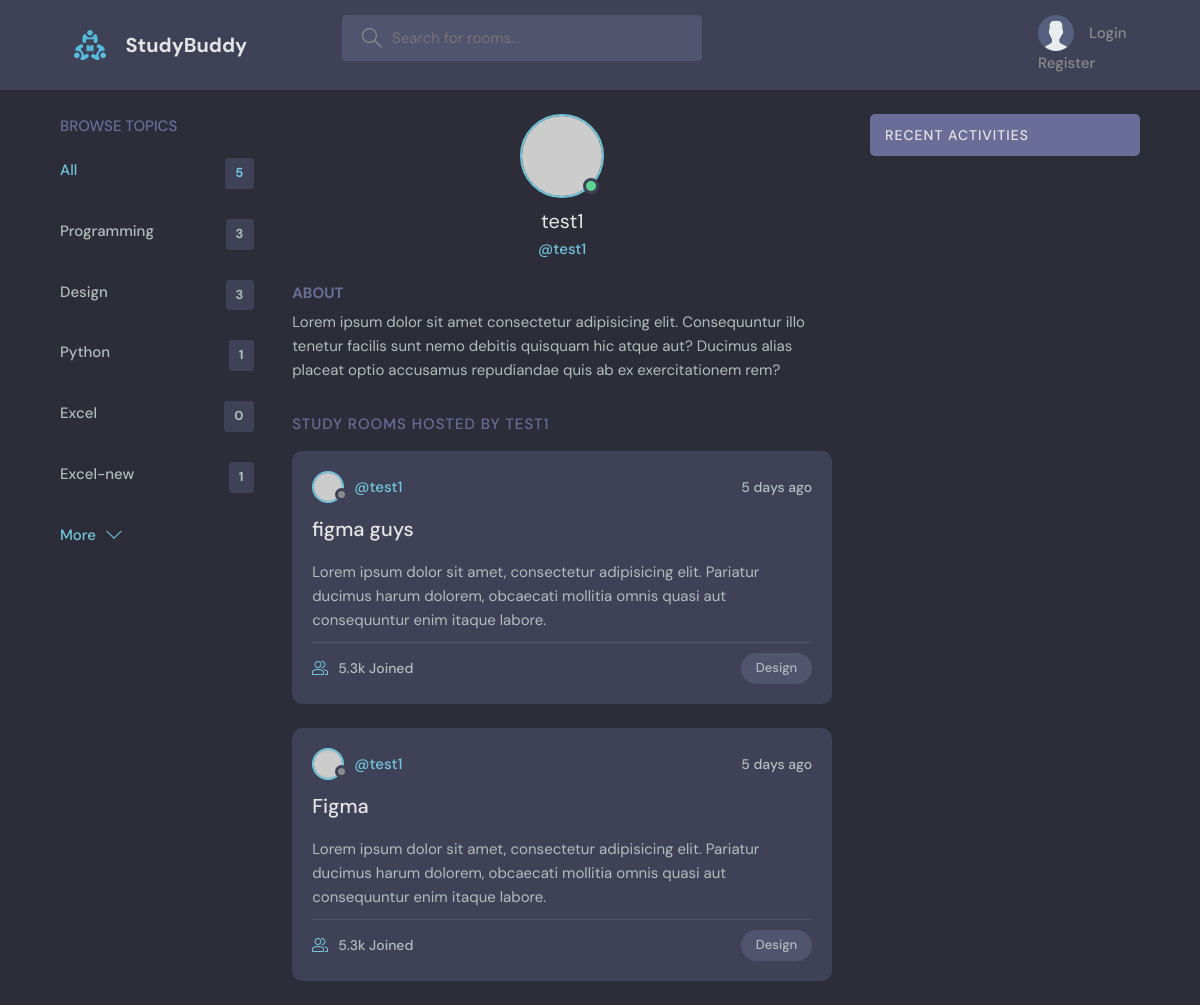
The page /user_page/2/ on the database its author committed.
### polls/models.py (models this page shows, shortened)
class Topic(models.Model):
    name = models.CharField(max_length=200)

class Room(models.Model):
    host = models.ForeignKey(User, on_delete=models.SET_NULL , null=True)
    topic = models.ForeignKey(Topic , on_delete=models.SET_NULL, null=True)
    name = models.CharField(max_length=200)
    participants = models.ManyToManyField(User , related_name='participants' , blank=True)
    description = models.TextField(null=True , blank=True)
    modified_date = models.DateTimeField(auto_now=True)
    created_date = models.DateTimeField(auto_now_add=True)
    class Meta:
        ordering = ['-modified_date' , '-created_date']

### polls/views.py (the view)
# urls.py: path('user_page/<str:pk>/', views.profileView , name = 'user_page'),
def profileView(request , pk):
    user = User.objects.get(id = pk)
    room = user.room_set.all()
    topics = Topic.objects.all()
    room_messages = user.message_set.all().order_by('-created_date')
    context = {'rooms':room,
               'topics':topics,
               'room_messages':room_messages,
               'user':user
               }
    return render(request , 'polls/user_profile.html', context)

### polls/templates/polls/user_profile.html (shortened to what this page needs)
{% extends 'index.html' %}
{% load static %}
{% block content %}
<main class="profile-page layout layout--3">
    <div class="container">
      {% include 'polls/topics_component.html' %}
      <div class="roomList">
        <div class="profile">
          <div class="profile__avatar">
            <div class="avatar avatar--large active">
              <img src="https://randomuser.me/api/portraits/men/11.jpg" />
            </div>
          </div>
          <div class="profile__info">
            <h3>{{user.username}}</h3>
            <p>@{{user.username}}</p>
          </div>
          <div class="profile__about">
            <h3>About</h3>
            <p>
              Lorem ipsum dolor sit amet consectetur adipisicing elit. Consequuntur illo tenetur
              facilis sunt nemo debitis quisquam hic atque aut? Ducimus alias placeat optio
              accusamus repudiandae quis ab ex exercitationem rem?
            </p>
          </div>
        </div>
        <div class="roomList__header">
          <div>
            <h2>Study Rooms Hosted by {{user.username}}</a>
            </h2>
          </div>
        </div>
        {% include 'polls/room_component.html' %}
      </div>
      {% include 'polls/activity_component.html' %}
    </div>
  </main>
  {% endblock %}

### polls/templates/polls/topics_component.html
<div class="topics">
    <div class="topics__header">
      <h2>Browse Topics</h2>
    </div>
    <ul class="topics__list">
      <li>
        <a href="{% url 'home' %}" class="active">All <span>{{topics.count}}</span></a>
      </li>
      {% for topic in topics%}
        <li>
            <a href="{% url 'home' %}?q={{topic.name}}">{{topic.name}} <span>{{topic.room_set.all.count}}</span></a>
        </li>
        {%endfor%}
    </ul>
    <a class="btn btn--link" href="{% url 'topics' %}">
      More
      <svg version="1.1" xmlns="http://www.w3.org/2000/svg" width="32" height="32" viewBox="0 0 32 32">
        <title>chevron-down</title>
        <path d="M16 21l-13-13h-3l16 16 16-16h-3l-13 13z"></path>
      </svg>
    </a>
  </div>

### polls/templates/polls/room_component.html (shortened to what this page needs)
<div class="roomList">
    {% for room in rooms%}
    <div class="roomListRoom">
      <div class="roomListRoom__header">
        <a href="{% url 'user_page' room.host.id %}" class="roomListRoom__author">
          <div class="avatar avatar--small">
            <img src="https://randomuser.me/api/portraits/women/11.jpg" />
          </div>
          <span>@{{room.host.username}}</span>
        </a>
        <div class="roomListRoom__actions">
          <span>5 days ago</span>
        </div>
      </div>
      <div class="roomListRoom__content">
        <a href="{% url 'room' room.id %}">{{room.name}}</a>
        <p>
          Lorem ipsum dolor sit amet, consectetur adipisicing elit. Pariatur ducimus harum dolorem, obcaecati
          mollitia omnis quasi aut consequuntur enim itaque labore.
        </p>
      </div>
      <div class="roomListRoom__meta">
        <a href="room.html" class="roomListRoom__joined">
          5.3k Joined
        </a>
        <p class="roomListRoom__topic">{{room.topic.name}}</p>
      </div>
    </div>
    {%endfor%}
  </div>

### rows shown on the page
Topic: name "Programming", room_set.all.count "3"
Topic: name "Design", room_set.all.count "3"
Topic: name "Python", room_set.all.count "1"
Topic: name "Excel", room_set.all.count "0"
Topic: name "Excel-new", room_set.all.count "1"
Room: host.username "test1", name "figma guys", topic.name "Design"
Room: host.username "test1", name "Figma", topic.name "Design"

### other values the page prints
{{ topics.count }} "5"
{{ user.username }} "test1"
{{ user.username }} "TEST1"
